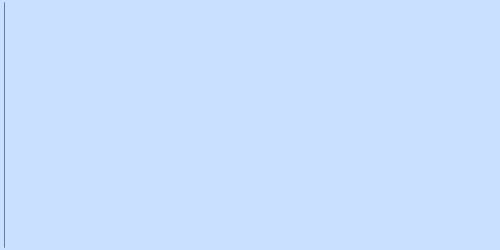
Frame 1 (no input)
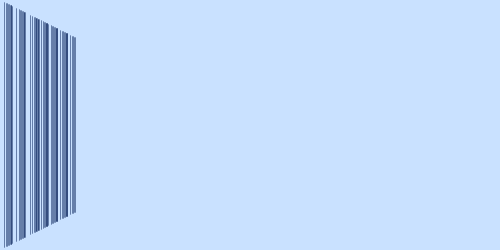
Frame 60 (the mouse pressed at the canvas centre just before this capture)
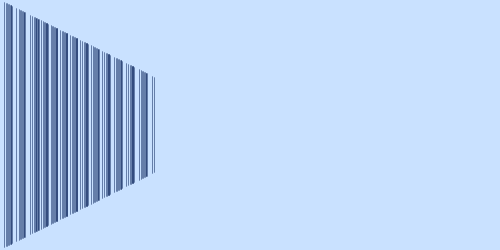
Frame 120 (the mouse held since frame 60 and released just before this capture)

The Processing sketch that drew these frames (run headless with seeded random() and noise(); from frame 60 on, the mouse is pressed at the canvas centre):

// Processing sketch: multipleLines
// ── multipleLines.pde
float x1;
float x2;
float y1;
float y2;

float x_step;
float y_step;

float stepDenom=120;

float lineWeight = 0.5;

color strokeColor = #001b53;
color backgroundColor = color(201, 225, 255);

void setup() {

  size(500, 250);

  // first point of our line
  x1 = 0;
  y1 = 0;

  // second point of our line
  x2 = 0;
  y2 = height;

  x_step = width/stepDenom;
  y_step = height/stepDenom;


  background(backgroundColor);

  //frameRate(5);
}

void draw() {

  //background(backgroundColor);

  //fill(0);
  //text("frameRate: "+frameRate, 40,40);

  x1 += x_step;
  x2 += x_step;
  y1 += y_step;
  y2 -= y_step;
  
  stepDenom+=10;
  stepDenom=(stepDenom%1000)+100;
  
  x_step = width/stepDenom;
  y_step = height/stepDenom;

  stroke(strokeColor);
  strokeWeight(lineWeight);

  line(x1, y1, x2, y2);
}
